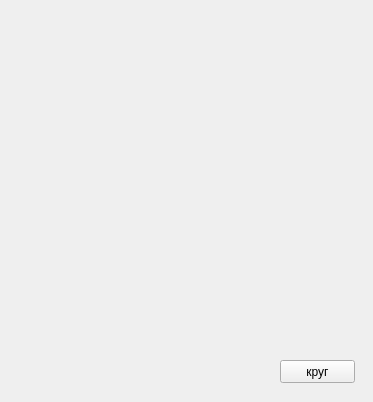
<?xml version="1.0" encoding="UTF-8"?>
<ui version="4.0">
 <class>Form</class>
 <widget class="QWidget" name="Form">
  <property name="geometry">
   <rect>
    <x>0</x>
    <y>0</y>
    <width>373</width>
    <height>402</height>
   </rect>
  </property>
  <property name="windowTitle">
   <string>Form</string>
  </property>
  <widget class="QPushButton" name="button">
   <property name="geometry">
    <rect>
     <x>280</x>
     <y>360</y>
     <width>75</width>
     <height>23</height>
    </rect>
   </property>
   <property name="text">
    <string>круг</string>
   </property>
  </widget>
 </widget>
 <resources/>
 <connections/>
</ui>
